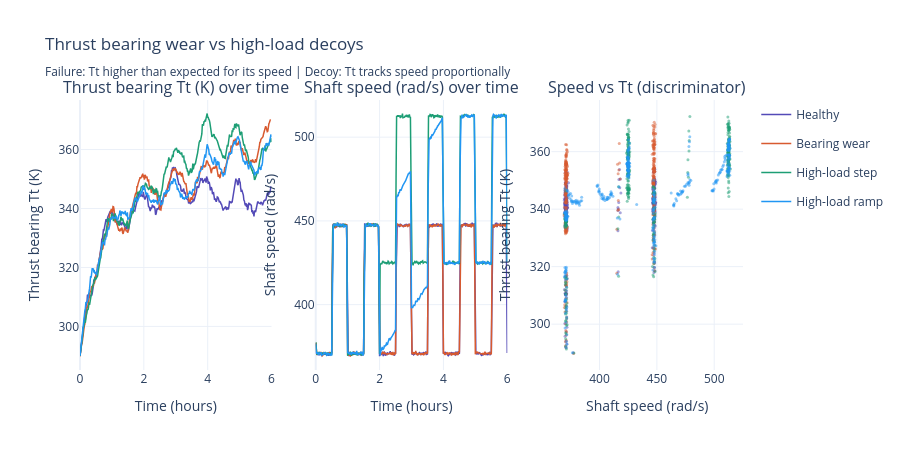

Notebook source saved alongside this figure:
### Markdown cell above
## Plot 1 — Thrust bearing wear vs high-load decoys

**Both** show Tt rising — but the failure rises **faster** than the operating conditions explain.

- **Failure:** Tt climbs with no speed increase — excess heat from friction (`rThrust * w^2`)
- **Hard negative:** Higher voltage → speed ↑ → Tt rises too, but proportionally — no excess heat

The discrimination problem: you can't just threshold on "Tt is rising" — you need to check whether the rate of rise is explained by the current load.

### Code cell
def plot_group_interactive(scenarios, signal_y, signal_x, title, y_label, x_label, scatter_label):
    """3-panel interactive plot: signal_y over time, signal_x over time, scatter x vs y."""
    fig = make_subplots(rows=1, cols=3,
                        subplot_titles=[f"{y_label} over time",
                                        f"{x_label} over time",
                                        f"{scatter_label}"])
    for name, label, colour in scenarios:
        df = results[name]
        fig.add_trace(go.Scatter(x=df["time_h"], y=df[signal_y], mode="lines",
                                 line=dict(color=colour, width=1.5),
                                 name=label, legendgroup=label), row=1, col=1)
        fig.add_trace(go.Scatter(x=df["time_h"], y=df[signal_x], mode="lines",
                                 line=dict(color=colour, width=1.5),
                                 name=label, legendgroup=label, showlegend=False), row=1, col=2)
        fig.add_trace(go.Scatter(x=df[signal_x], y=df[signal_y], mode="markers",
                                 marker=dict(color=colour, size=3, opacity=0.5),
                                 name=label, legendgroup=label, showlegend=False), row=1, col=3)
    fig.update_xaxes(title_text="Time (hours)", row=1, col=1)
    fig.update_xaxes(title_text="Time (hours)", row=1, col=2)
    fig.update_xaxes(title_text=x_label, row=1, col=3)
    fig.update_yaxes(title_text=y_label, row=1, col=1)
    fig.update_yaxes(title_text=x_label, row=1, col=2)
    fig.update_yaxes(title_text=y_label, row=1, col=3)
    fig.update_layout(title=title, height=450, template="plotly_white")
    return fig

if results:
    fig = plot_group_interactive(
        scenarios=[
            ("normal",              "Healthy",        COLOURS["normal"]),
            ("pump_bearing_wear",   "Bearing wear",   COLOURS["failure"]),
            ("decoy_highload_step", "High-load step", COLOURS["decoy"]),
            ("decoy_highload_ramp", "High-load ramp", "#2196F3"),
        ],
        signal_y="thrust_bearing_K", signal_x="shaft_speed_rads",
        title="Thrust bearing wear vs high-load decoys<br><sub>Failure: Tt higher than expected for its speed | Decoy: Tt tracks speed proportionally</sub>",
        y_label="Thrust bearing Tt (K)", x_label="Shaft speed (rad/s)",
        scatter_label="Speed vs Tt (discriminator)")
    show_fig(fig)

### Figure 1 — Plotly figure (JSON) as saved in the notebook; plotly's stock layout.template omitted (floating-point values rounded to 4 significant figures; data arrays with more than 128 entries replaced by an {"elided": "..."} marker saying what was removed)
{"data": [{"legendgroup": "Healthy", "line": {"color": "#534AB7", "width": 1.5}, "mode": "lines", "name": "Healthy", "type": "scatter", "x": {"elided": "361 float values"}, "xaxis": "x", "y": {"elided": "361 float values"}, "yaxis": "y"}, {"legendgroup": "Healthy", "line": {"color": "#534AB7", "width": 1.5}, "mode": "lines", "name": "Healthy", "showlegend": false, "type": "scatter", "x": {"elided": "361 float values"}, "xaxis": "x2", "y": {"elided": "361 float values"}, "yaxis": "y2"}, {"legendgroup": "Healthy", "marker": {"color": "#534AB7", "opacity": 0.5, "size": 3}, "mode": "markers", "name": "Healthy", "showlegend": false, "type": "scatter", "x": {"elided": "361 float values"}, "xaxis": "x3", "y": {"elided": "361 float values"}, "yaxis": "y3"}, {"legendgroup": "Bearing wear", "line": {"color": "#D85A30", "width": 1.5}, "mode": "lines", "name": "Bearing wear", "type": "scatter", "x": {"elided": "359 float values"}, "xaxis": "x", "y": {"elided": "359 float values"}, "yaxis": "y"}, {"legendgroup": "Bearing wear", "line": {"color": "#D85A30", "width": 1.5}, "mode": "lines", "name": "Bearing wear", "showlegend": false, "type": "scatter", "x": {"elided": "359 float values"}, "xaxis": "x2", "y": {"elided": "359 float values"}, "yaxis": "y2"}, {"legendgroup": "Bearing wear", "marker": {"color": "#D85A30", "opacity": 0.5, "size": 3}, "mode": "markers", "name": "Bearing wear", "showlegend": false, "type": "scatter", "x": {"elided": "359 float values"}, "xaxis": "x3", "y": {"elided": "359 float values"}, "yaxis": "y3"}, {"legendgroup": "High-load step", "line": {"color": "#1D9E75", "width": 1.5}, "mode": "lines", "name": "High-load step", "type": "scatter", "x": {"elided": "361 float values"}, "xaxis": "x", "y": {"elided": "361 float values"}, "yaxis": "y"}, {"legendgroup": "High-load step", "line": {"color": "#1D9E75", "width": 1.5}, "mode": "lines", "name": "High-load step", "showlegend": false, "type": "scatter", "x": {"elided": "361 float values"}, "xaxis": "x2", "y": {"elided": "361 float values"}, "yaxis": "y2"}, {"legendgroup": "High-load step", "marker": {"color": "#1D9E75", "opacity": 0.5, "size": 3}, "mode": "markers", "name": "High-load step", "showlegend": false, "type": "scatter", "x": {"elided": "361 float values"}, "xaxis": "x3", "y": {"elided": "361 float values"}, "yaxis": "y3"}, {"legendgroup": "High-load ramp", "line": {"color": "#2196F3", "width": 1.5}, "mode": "lines", "name": "High-load ramp", "type": "scatter", "x": {"elided": "361 float values"}, "xaxis": "x", "y": {"elided": "361 float values"}, "yaxis": "y"}, {"legendgroup": "High-load ramp", "line": {"color": "#2196F3", "width": 1.5}, "mode": "lines", "name": "High-load ramp", "showlegend": false, "type": "scatter", "x": {"elided": "361 float values"}, "xaxis": "x2", "y": {"elided": "361 float values"}, "yaxis": "y2"}, {"legendgroup": "High-load ramp", "marker": {"color": "#2196F3", "opacity": 0.5, "size": 3}, "mode": "markers", "name": "High-load ramp", "showlegend": false, "type": "scatter", "x": {"elided": "361 float values"}, "xaxis": "x3", "y": {"elided": "361 float values"}, "yaxis": "y3"}], "layout": {"annotations": [{"font": {"size": 16}, "showarrow": false, "text": "Thrust bearing Tt (K) over time", "x": 0.1444, "xanchor": "center", "xref": "paper", "y": 1, "yanchor": "bottom", "yref": "paper"}, {"font": {"size": 16}, "showarrow": false, "text": "Shaft speed (rad/s) over time", "x": 0.5, "xanchor": "center", "xref": "paper", "y": 1, "yanchor": "bottom", "yref": "paper"}, {"font": {"size": 16}, "showarrow": false, "text": "Speed vs Tt (discriminator)", "x": 0.8556, "xanchor": "center", "xref": "paper", "y": 1, "yanchor": "bottom", "yref": "paper"}], "height": 450, "title": {"text": "Thrust bearing wear vs high-load decoys<br><sub>Failure: Tt higher than expected for its speed | Decoy: Tt tracks speed proportionally</sub>"}, "xaxis": {"anchor": "y", "domain": [0, 0.2889], "title": {"text": "Time (hours)"}}, "xaxis2": {"anchor": "y2", "domain": [0.3556, 0.6444], "title": {"text": "Time (hours)"}}, "xaxis3": {"anchor": "y3", "domain": [0.7111, 1], "title": {"text": "Shaft speed (rad/s)"}}, "yaxis": {"anchor": "x", "domain": [0, 1], "title": {"text": "Thrust bearing Tt (K)"}}, "yaxis2": {"anchor": "x2", "domain": [0, 1], "title": {"text": "Shaft speed (rad/s)"}}, "yaxis3": {"anchor": "x3", "domain": [0, 1], "title": {"text": "Thrust bearing Tt (K)"}}}}
